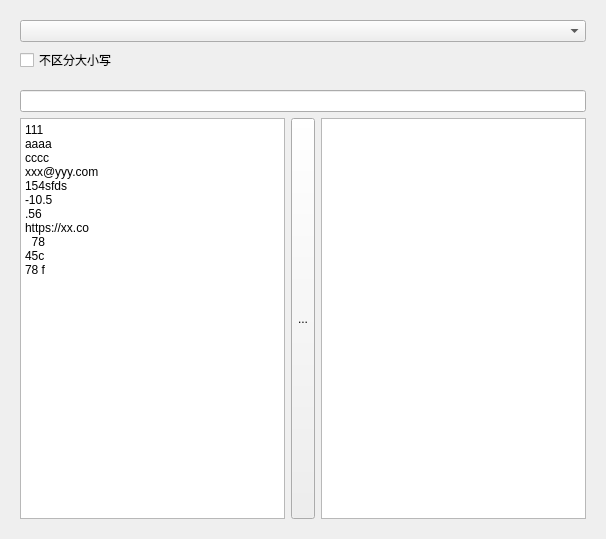
<?xml version="1.0" encoding="UTF-8"?>
<ui version="4.0">
 <class>func2</class>
 <widget class="QWidget" name="func2">
  <property name="geometry">
   <rect>
    <x>0</x>
    <y>0</y>
    <width>606</width>
    <height>539</height>
   </rect>
  </property>
  <property name="windowTitle">
   <string>Form</string>
  </property>
  <layout class="QVBoxLayout" name="verticalLayout_2">
   <property name="spacing">
    <number>0</number>
   </property>
   <item>
    <widget class="QWidget" name="widget" native="true">
     <layout class="QGridLayout" name="gridLayout_2">
      <item row="0" column="0">
       <widget class="QComboBox" name="comboBox_type"/>
      </item>
      <item row="1" column="0">
       <widget class="QCheckBox" name="checkBox_case_insensi">
        <property name="text">
         <string>不区分大小写</string>
        </property>
       </widget>
      </item>
     </layout>
    </widget>
   </item>
   <item>
    <widget class="QWidget" name="widget_2" native="true">
     <layout class="QGridLayout" name="gridLayout">
      <item row="0" column="0" colspan="3">
       <widget class="QLineEdit" name="curr_reg">
        <property name="readOnly">
         <bool>false</bool>
        </property>
       </widget>
      </item>
      <item row="1" column="0">
       <widget class="QTextEdit" name="input">
        <property name="html">
         <string>&lt;!DOCTYPE HTML PUBLIC &quot;-//W3C//DTD HTML 4.0//EN&quot; &quot;http://www.w3.org/TR/REC-html40/strict.dtd&quot;&gt;
&lt;html&gt;&lt;head&gt;&lt;meta name=&quot;qrichtext&quot; content=&quot;1&quot; /&gt;&lt;meta charset=&quot;utf-8&quot; /&gt;&lt;style type=&quot;text/css&quot;&gt;
p, li { white-space: pre-wrap; }
hr { height: 1px; border-width: 0; }
li.unchecked::marker { content: &quot;\2610&quot;; }
li.checked::marker { content: &quot;\2612&quot;; }
&lt;/style&gt;&lt;/head&gt;&lt;body style=&quot; font-family:'Microsoft YaHei UI'; font-size:9pt; font-weight:400; font-style:normal;&quot;&gt;
&lt;p style=&quot; margin-top:0px; margin-bottom:0px; margin-left:0px; margin-right:0px; -qt-block-indent:0; text-indent:0px;&quot;&gt;111&lt;/p&gt;
&lt;p style=&quot; margin-top:0px; margin-bottom:0px; margin-left:0px; margin-right:0px; -qt-block-indent:0; text-indent:0px;&quot;&gt;aaaa&lt;/p&gt;
&lt;p style=&quot; margin-top:0px; margin-bottom:0px; margin-left:0px; margin-right:0px; -qt-block-indent:0; text-indent:0px;&quot;&gt;cccc&lt;/p&gt;
&lt;p style=&quot; margin-top:0px; margin-bottom:0px; margin-left:0px; margin-right:0px; -qt-block-indent:0; text-indent:0px;&quot;&gt;xxx@yyy.com&lt;/p&gt;
&lt;p style=&quot; margin-top:0px; margin-bottom:0px; margin-left:0px; margin-right:0px; -qt-block-indent:0; text-indent:0px;&quot;&gt;154sfds&lt;/p&gt;
&lt;p style=&quot; margin-top:0px; margin-bottom:0px; margin-left:0px; margin-right:0px; -qt-block-indent:0; text-indent:0px;&quot;&gt;-10.5&lt;/p&gt;
&lt;p style=&quot; margin-top:0px; margin-bottom:0px; margin-left:0px; margin-right:0px; -qt-block-indent:0; text-indent:0px;&quot;&gt;.56&lt;/p&gt;
&lt;p style=&quot; margin-top:0px; margin-bottom:0px; margin-left:0px; margin-right:0px; -qt-block-indent:0; text-indent:0px;&quot;&gt;https://xx.co&lt;/p&gt;
&lt;p style=&quot; margin-top:0px; margin-bottom:0px; margin-left:0px; margin-right:0px; -qt-block-indent:0; text-indent:0px;&quot;&gt;  78&lt;/p&gt;
&lt;p style=&quot; margin-top:0px; margin-bottom:0px; margin-left:0px; margin-right:0px; -qt-block-indent:0; text-indent:0px;&quot;&gt;45c&lt;/p&gt;
&lt;p style=&quot; margin-top:0px; margin-bottom:0px; margin-left:0px; margin-right:0px; -qt-block-indent:0; text-indent:0px;&quot;&gt;78 f&lt;/p&gt;&lt;/body&gt;&lt;/html&gt;</string>
        </property>
       </widget>
      </item>
      <item row="1" column="1">
       <widget class="QToolButton" name="btn_filter">
        <property name="sizePolicy">
         <sizepolicy hsizetype="Fixed" vsizetype="Preferred">
          <horstretch>0</horstretch>
          <verstretch>0</verstretch>
         </sizepolicy>
        </property>
        <property name="text">
         <string>...</string>
        </property>
        <property name="icon">
         <iconset theme="QIcon::ThemeIcon::DocumentSend"/>
        </property>
       </widget>
      </item>
      <item row="1" column="2">
       <widget class="QTextEdit" name="output"/>
      </item>
     </layout>
    </widget>
   </item>
  </layout>
 </widget>
 <resources/>
 <connections/>
</ui>
